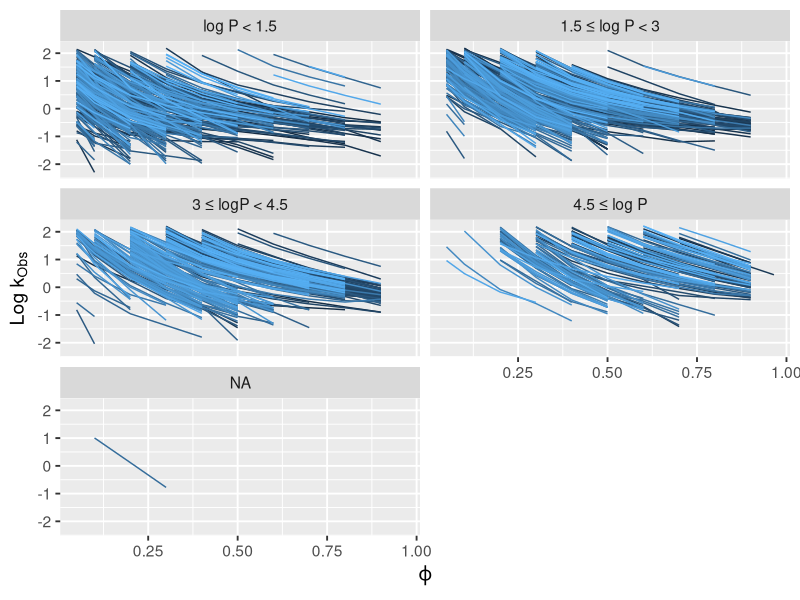
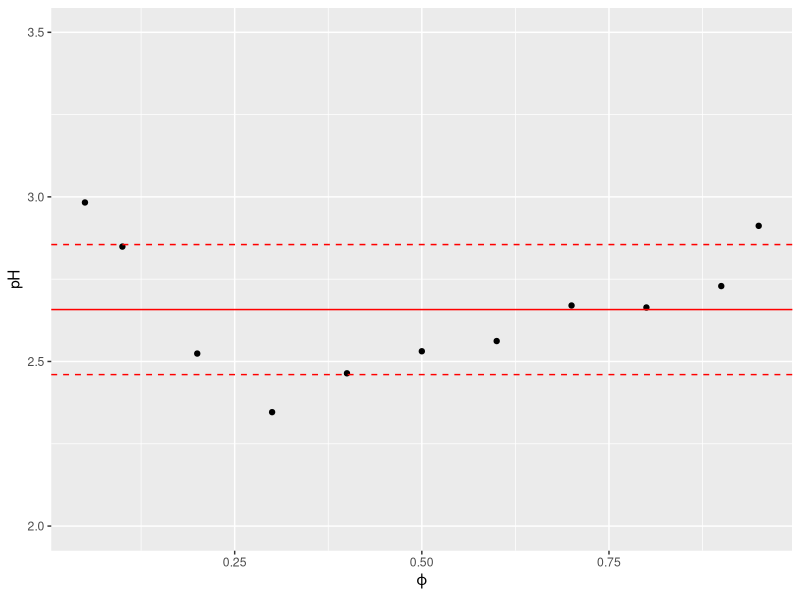
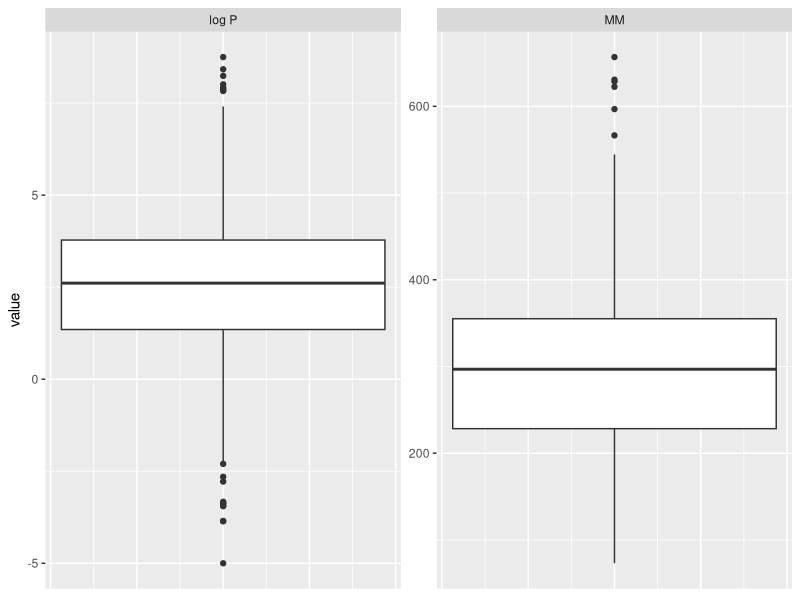

Generate these figures, in order, with R:
## ---- chunk 1
# load packages
library(here)
library(ggplot2)

# load data
DS       <- read.csv(here::here("1_data/database_stan_1026.csv"),header = TRUE, sep = ";", dec = ".")
DS_names <- read.csv(here::here("1_data/database_stan_1026_analyte_names.csv"),header = TRUE, sep = ",", dec = ".")
DS_pKa   <- read.csv(here::here("1_data/ACD_pKas.csv"),header = TRUE, sep = ",", dec = ".")

# divide the analytes into groups according to log P
DS$logP_group <- with(DS, ifelse(logP_ACD < 1.5, "1",
                                 ifelse(logP_ACD < 3 & logP_ACD >= 1.5, "2", 
                                        ifelse(logP_ACD < 4.5 & logP_ACD >= 3, "3", "4" ))))
lab <- function(x){
  ifelse(x == 1, "log P < 1.5",
         ifelse(x == 2, "1.5 \u2264 log P < 3", 
                ifelse(x == 3, "3 \u2264 logP < 4.5", "4.5 \u2264 log P" )))
}

nObs <- length(DS$ID)
nAnalytes <- length(unique(DS$ID))
fi <- seq(0,1,0.1)

ggplot(data=DS, aes(x=concentration, y=logk, group=ID)) + 
  geom_line(aes(color=ID)) + 
  facet_wrap(~logP_group, ncol=2, labeller=labeller(logP_group = lab)) +
  labs(x = expression(varphi), y = expression(Log~k[Obs])) + 
  theme_gray(base_size = 14) + theme(legend.position="none") 
## ---- chunk 2
DS_pH <- read.csv(here::here("1_data/pH.csv"),header = TRUE, sep = ";", dec = ",")


ggplot(data=DS_pH, aes(x=fi, y=pH)) + labs(x = expression(varphi), y = "pH") + 
  geom_point() + geom_hline(yintercept=mean(DS_pH$pH), color = "red") +
  geom_hline(yintercept=mean(DS_pH$pH)-sd(DS_pH$pH), linetype="dashed", color = "red") +
  geom_hline(yintercept=mean(DS_pH$pH)+sd(DS_pH$pH), linetype="dashed", color = "red") + ylim(c(2.0,3.5))
## ---- chunk 3
library(tidyverse)

df <- DS %>% distinct(ID,logP_ACD,MW_ACD) %>%
  gather(c(logP_ACD,MW_ACD), key= ACD, value="value") %>%
  mutate(ACD = recode(ACD, "logP_ACD" = "log P", "MW_ACD" = "MM"))

ggplot(data= df , aes(x=ACD, y=value))+
  geom_boxplot(aes(1))+facet_wrap(~ ACD,scales = "free") +
  theme(axis.title.x=element_blank(),
        axis.text.x=element_blank(),
        axis.ticks.x=element_blank())
